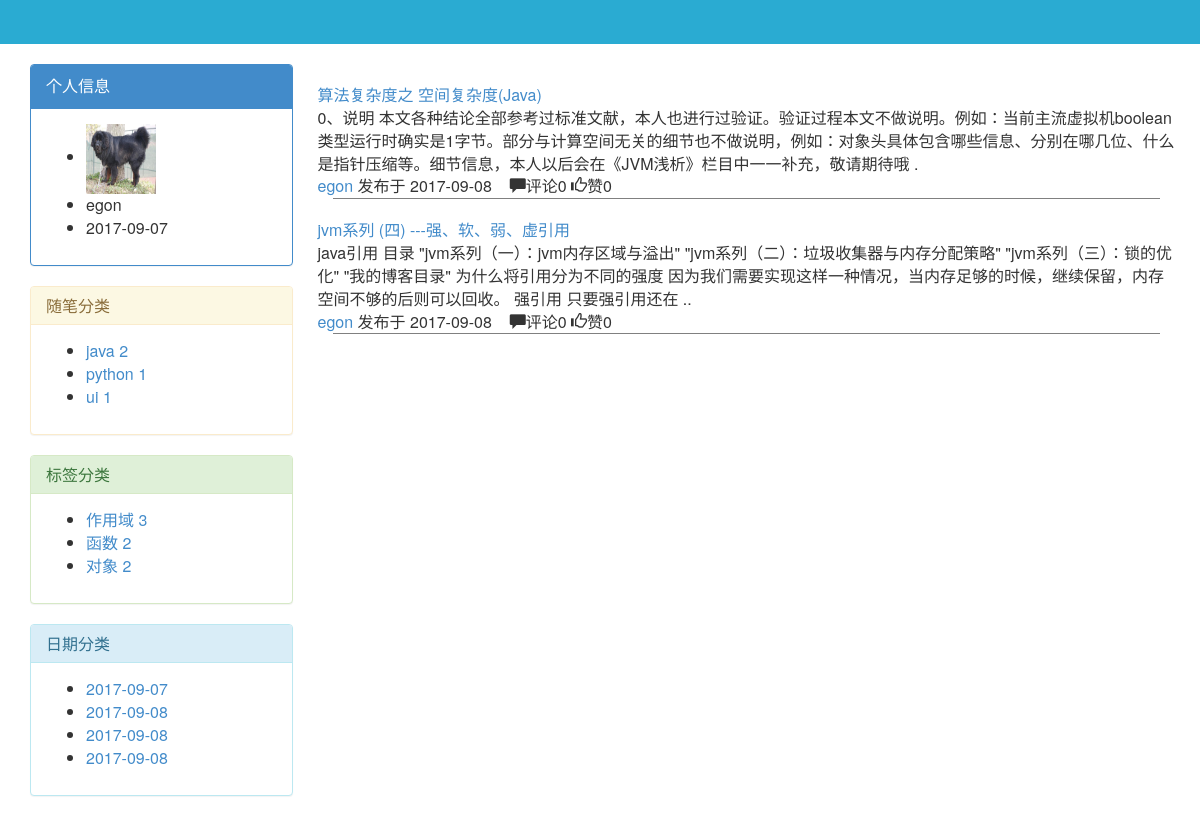
The page /blog/egon/article/category/2 on the database its author committed.
### blog/models.py (models this page shows, shortened)
class UserInfo(AbstractUser):
    nid = models.BigAutoField(primary_key=True)
    nickname = models.CharField(verbose_name='昵称', max_length=32)
    telephone = models.CharField(max_length=11, blank=True, null=True, unique=True, verbose_name='手机号码')
    avatar = models.FileField(verbose_name='头像', upload_to='./upload/avatar/',default="./upload/avatar/avatar.png")
    create_time = models.DateTimeField(verbose_name='创建时间',auto_now_add=True)
    fans = models.ManyToManyField(verbose_name='粉丝们',
                                  to='UserInfo',
                                  through='UserFans',
                                  through_fields=('user', 'follower'))

class Category(models.Model):
    nid = models.AutoField(primary_key=True)
    title = models.CharField(verbose_name='分类标题', max_length=32)
    blog = models.ForeignKey(verbose_name='所属博客', to='Blog', to_field='nid')

class Article(models.Model):
    nid = models.BigAutoField(primary_key=True)
    title = models.CharField(max_length=50, verbose_name='文章标题')
    desc = models.CharField(max_length=255, verbose_name='文章描述')
    read_count = models.IntegerField(default=0)
    comment_count = models.IntegerField(default=0)
    up_count = models.IntegerField(default=0)
    down_count = models.IntegerField(default=0)
    category = models.ForeignKey(verbose_name='文章类型', to='Category', to_field='nid', null=True)
    create_time = models.DateTimeField(verbose_name='创建时间', auto_now_add=True)
    blog = models.ForeignKey(verbose_name='所属博客', to='Blog', to_field='nid')
    tags = models.ManyToManyField(
        to="Tag",
        through='Article2Tag',
        through_fields=('article', 'tag'),
    )
    type_choices = [
        (1, "Python"),
        (2, "Linux"),
        (3, "OpenStack"),
        (4, "GoLang"),
    ]
    article_type_id = models.IntegerField(choices=type_choices, default=None)
    objects=ArticleManager()
    def __str__(self):
        return self.title

class Blog(models.Model):
    nid = models.BigAutoField(primary_key=True)
    title = models.CharField(verbose_name='个人博客标题', max_length=64)
    site = models.CharField(verbose_name='个人博客后缀', max_length=32, unique=True)
    theme = models.CharField(verbose_name='博客主题', max_length=32)
    user = models.OneToOneField(to='UserInfo', to_field='nid')

### blog/views.py (the view)
# urls.py: url("(?P<user_site>\w+)/article/(?P<condition>category|tag|date)/(?P<para>\w+)",views.homeSite),
def homeSite(request,user_site,**kwargs):
    user=UserInfo.objects.filter(username=user_site).first()
    currentBlog=Blog.objects.filter(user=user).first()
    article_list=Article.objects.filter(blog=currentBlog)
    print(article_list)
    category_list=Category.objects.filter(blog=currentBlog)
    from django.db.models import Avg, Sum, Min, Max, Count
    categoryRet=Article.objects.filter(blog=currentBlog).values_list("category__title","category__nid").annotate(Count("nid"))
    print("categoryRet========",categoryRet) #<QuerySet [('java', 2), ('python', 1), ('ui', 1)]>
    tagRet=Article.objects.filter(blog=currentBlog).values_list("tags__title").annotate(Count("nid"))
    print(tagRet) # <QuerySet [('作用域', 3), ('函数', 2), ('对象', 2)]>
    dateRet=Article.objects.archive(blog=currentBlog)
    print("++++++++++",dateRet)
    print(kwargs,"0000000000")
    if kwargs.get("condition") :
        con=kwargs.get("condition")
        if con=="category":
            article_list = Article.objects.filter(blog=currentBlog,category_id=kwargs.get("para"))
    return render(request,"homeSite.html",locals())

### blog/models.py (called while the page is built)
    def archive(self,**kwargs):
        l = []
        for i in self.filter(**kwargs).values("create_time"):
            date = i["create_time"]
            t = date.strftime("%Y-%m-%d")
            print(t)
            l.append(t)
        return l

### blog/views.py (called while the page is built)
def func_class(request):
    return {"func":settings.FUNCTION}

### templates/homeSite.html (shortened to what this page needs)
{% load staticfiles %}
<!DOCTYPE html>
<html lang="en">
<head>
    <link rel="stylesheet" href="{% static 'bootstrap/css/bootstrap.css' %}">
    <link rel="stylesheet" href="{% static 'css/homeSite.css' %}">
</head>
<body>
<div class="header"></div>
<div class="container">
    <div class="row">
        <div class="col-md-3">
                 <div class="panel panel-primary">
                  <div class="panel-heading">个人信息</div>
                  <div class="panel-body">
                        <ul>
                            <li><img src="{{ user.avatar.url }}" alt="" width="70px" height="70px"></li>
                            <li>{{ user.username }}</li>
                            <li>{{ user.create_time|date:"Y-m-d" }}</li>
                        </ul>
                  </div>
                </div>
                 <div class="panel panel-warning">
              <div class="panel-heading">
                <h3 class="panel-title">随笔分类</h3>
              </div>
              <div class="panel-body">
                   <ul>
                       {% for foo in categoryRet %}
                              <li><a href="/blog/{{ user.username }}/article/category/{{ foo.1 }}">{{ foo.0 }}&nbsp;{{ foo.2 }}</a></li>
                       {% endfor %}
                   </ul>
              </div>
            </div>
                 <div class="panel panel-success">
              <div class="panel-heading">
                <h3 class="panel-title">标签分类</h3>
              </div>
              <div class="panel-body">
                  <ul>
                      {% for foo in tagRet %}
                         <li><a href="">{{ foo.0 }}&nbsp;{{ foo.1 }}</a></li>
                      {% endfor %}
                  </ul>
              </div>
            </div>
              <div class="panel panel-info">
              <div class="panel-heading">
                <h3 class="panel-title">日期分类</h3>
              </div>
              <div class="panel-body">
                  <ul>
                      {% for foo in dateRet %}
                           <li><a href="">{{ foo }}</a></li>
                      {% endfor %}
                  </ul>
              </div>
            </div>
        </div>
        <div class="col-md-9">
            <div class="article_list">
                  {% for article in article_list %}
                       <div class="article_item">
                               <div class="row">
                                   <div class="title">
                                       <a href="/blog/{{ article.blog.user.username }}/article/{{ article.nid }}">{{ article.title }}</a>
                                   </div>
                               </div>
                               <div class="row">
                                   <div class="text">{{ article.desc }}</div>
                               </div>
                               <div class="row">
                                   <div class="icon">
                                       <span><a href="">{{ article.blog.user.username }}</a> 发布于</span>
                                       <span class="timer">{{ article.create_time|date:"Y-m-d" }}</span> &nbsp;&nbsp;
                                       <span class="glyphicon glyphicon-comment"></span>评论{{ article.comment_count }}
                                       <span class="glyphicon glyphicon-thumbs-up"></span>赞{{ article.up_count }}
                                   </div>
                               </div>
                            </div>
                  {% endfor %}
            </div>
        </div>
    </div>
</div>
</body>
</html>

### blog/static/css/homeSite.css (style rules this page uses)
.header { width: 100%; height: 44px; background-color: #2aabd2; margin-bottom: 20px; }

### templates/homeSite.html (style rules this page uses)
a { text-decoration: none; }
body { font-size: 16px; }
.article_item { margin: 20px 10px; border-bottom: 1px solid gray; }

### rows shown on the page
UserInfo: avatar (picture), username "egon", create_time "2017-09-07"
Category: title "java", nid "2"
Category: title "python", foo "1"
Article: title "算法复杂度之 空间复杂度(Java)", desc "0、说明 本文各种结论全部参考过标准文献，本人也进行过验证。验证过程本文不做说明。例如：当前主流虚拟机boolean类型运行时确实是1字节。部分与计算空间无关的细节也不做说明，例如：对象头具体包含哪些信息、分别在哪几位、什么是指针压缩等。细节信息，本人以后会在《JVM浅析》栏目中一一补充，敬请期待哦 .", blog.user.username "egon", create_time "2017-09-08", comment_count "0", up_count "0"
Article: title "jvm系列 (四) ---强、软、弱、虚引用", desc "java引用 目录 \"jvm系列（一）：jvm内存区域与溢出\" \"jvm系列（二）：垃圾收集器与内存分配策略\" \"jvm系列（三）：锁的优化\" \"我的博客目录\" 为什么将引用分为不同的强度 因为我们需要实现这样一种情况，当内存足够的时候，继续保留，内存空间不够的后则可以回收。 强引用 只要强引用还在 ..", blog.user.username "egon", create_time "2017-09-08", comment_count "0", up_count "0"

### other values the page prints
{{ foo.0 }} "ui"
{{ foo.2 }} "1"
{{ foo.0 }} "作用域" "函数" "对象"
{{ foo.1 }} "3" "2" "2"
{{ foo }} "2017-09-07" "2017-09-08" "2017-09-08" "2017-09-08"
